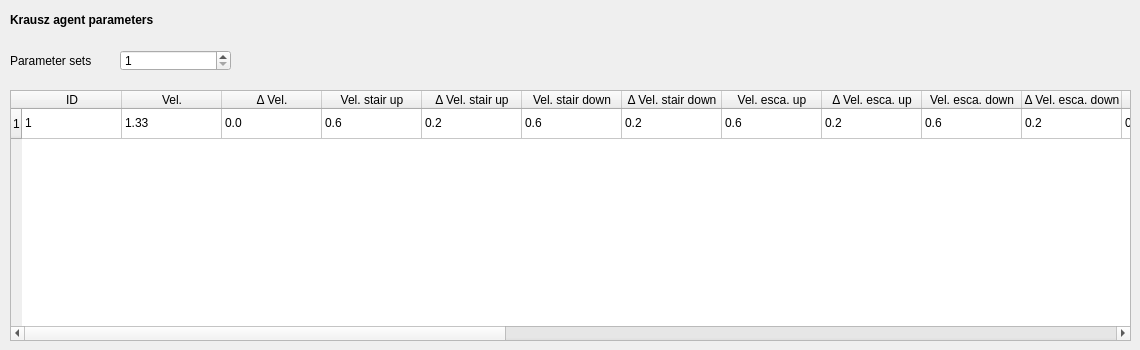
   <widget class="QWidget" name="tab_agents_krausz">
    <attribute name="title">
     <string>Agents Krausz</string>
    </attribute>
    <widget class="QTableWidget" name="tableWidget_agents_krausz_1">
     <property name="geometry">
      <rect>
       <x>10</x>
       <y>90</y>
       <width>1121</width>
       <height>251</height>
      </rect>
     </property>
     <row>
      <property name="text">
       <string>1</string>
      </property>
     </row>
     <column>
      <property name="text">
       <string>ID</string>
      </property>
     </column>
     <column>
      <property name="text">
       <string>Vel.</string>
      </property>
     </column>
     <column>
      <property name="text">
       <string>Δ Vel.</string>
      </property>
     </column>
     <column>
      <property name="text">
       <string>Vel. stair up</string>
      </property>
     </column>
     <column>
      <property name="text">
       <string>Δ Vel. stair up</string>
      </property>
     </column>
     <column>
      <property name="text">
       <string>Vel. stair down</string>
      </property>
     </column>
     <column>
      <property name="text">
       <string>Δ Vel. stair down</string>
      </property>
     </column>
     <column>
      <property name="text">
       <string>Vel. esca. up</string>
      </property>
     </column>
     <column>
      <property name="text">
       <string>Δ Vel. esca. up</string>
      </property>
     </column>
     <column>
      <property name="text">
       <string>Vel. esca. down</string>
      </property>
     </column>
     <column>
      <property name="text">
       <string>Δ Vel. esca. down</string>
      </property>
     </column>
     <column>
      <property name="text">
       <string>Max. b</string>
      </property>
     </column>
     <column>
      <property name="text">
       <string>Δ Max. b</string>
      </property>
     </column>
     <column>
      <property name="text">
       <string>Min. b</string>
      </property>
     </column>
     <column>
      <property name="text">
       <string>Δ Min. b</string>
      </property>
     </column>
     <column>
      <property name="text">
       <string>Min. a</string>
      </property>
     </column>
     <column>
      <property name="text">
       <string>Δ Min. a</string>
      </property>
     </column>
     <column>
      <property name="text">
       <string>Tau</string>
      </property>
     </column>
     <column>
      <property name="text">
       <string>Δ Tau</string>
      </property>
     </column>
     <column>
      <property name="text">
       <string>aTau</string>
      </property>
     </column>
     <column>
      <property name="text">
       <string>Δ aTau</string>
      </property>
     </column>
     <column>
      <property name="text">
       <string>Amp. A</string>
      </property>
     </column>
     <column>
      <property name="text">
       <string>Amp. B</string>
      </property>
     </column>
     <column>
      <property name="text">
       <string>Freq. A</string>
      </property>
     </column>
     <column>
      <property name="text">
       <string>Freq. B</string>
      </property>
     </column>
     <item row="0" column="0">
      <property name="text">
       <string>1</string>
      </property>
     </item>
     <item row="0" column="1">
      <property name="text">
       <string>1.33</string>
      </property>
     </item>
     <item row="0" column="2">
      <property name="text">
       <string>0.0</string>
      </property>
     </item>
     <item row="0" column="3">
      <property name="text">
       <string>0.6</string>
      </property>
     </item>
     <item row="0" column="4">
      <property name="text">
       <string>0.2</string>
      </property>
     </item>
     <item row="0" column="5">
      <property name="text">
       <string>0.6</string>
      </property>
     </item>
     <item row="0" column="6">
      <property name="text">
       <string>0.2</string>
      </property>
     </item>
     <item row="0" column="7">
      <property name="text">
       <string>0.6</string>
      </property>
     </item>
     <item row="0" column="8">
      <property name="text">
       <string>0.2</string>
      </property>
     </item>
     <item row="0" column="9">
      <property name="text">
       <string>0.6</string>
      </property>
     </item>
     <item row="0" column="10">
      <property name="text">
       <string>0.2</string>
      </property>
     </item>
     <item row="0" column="11">
      <property name="text">
       <string>0.0</string>
      </property>
     </item>
     <item row="0" column="12">
      <property name="text">
       <string>0.0</string>
      </property>
     </item>
     <item row="0" column="13">
      <property name="text">
       <string>0.2</string>
      </property>
     </item>
     <item row="0" column="14">
      <property name="text">
       <string>0.001</string>
      </property>
     </item>
     <item row="0" column="15">
      <property name="text">
       <string>0.18</string>
      </property>
     </item>
     <item row="0" column="16">
      <property name="text">
       <string>0.001</string>
      </property>
     </item>
     <item row="0" column="17">
      <property name="text">
       <string>0.5</string>
      </property>
     </item>
     <item row="0" column="18">
      <property name="text">
       <string>0.001</string>
      </property>
     </item>
     <item row="0" column="19">
      <property name="text">
       <string>0.5</string>
      </property>
     </item>
     <item row="0" column="20">
      <property name="text">
       <string>0.001</string>
      </property>
     </item>
     <item row="0" column="21">
      <property name="text">
       <string>-0.14</string>
      </property>
     </item>
     <item row="0" column="22">
      <property name="text">
       <string>0.21</string>
      </property>
     </item>
     <item row="0" column="23">
      <property name="text">
       <string>0.44</string>
      </property>
     </item>
     <item row="0" column="24">
      <property name="text">
       <string>0.25</string>
      </property>
     </item>
    </widget>
    <widget class="QLabel" name="label_agents_krausz_a">
     <property name="geometry">
      <rect>
       <x>10</x>
       <y>10</y>
       <width>211</width>
       <height>21</height>
      </rect>
     </property>
     <property name="text">
      <string>&lt;html&gt;&lt;head/&gt;&lt;body&gt;&lt;p&gt;&lt;span style=&quot; font-weight:600;&quot;&gt;Krausz agent parameters&lt;/span&gt;&lt;/p&gt;&lt;/body&gt;&lt;/html&gt;</string>
     </property>
    </widget>
    <widget class="QLabel" name="label_agents_krausz_1">
     <property name="geometry">
      <rect>
       <x>10</x>
       <y>50</y>
       <width>101</width>
       <height>21</height>
      </rect>
     </property>
     <property name="text">
      <string>Parameter sets</string>
     </property>
    </widget>
    <widget class="QSpinBox" name="spinBox_agents_krausz_1">
     <property name="geometry">
      <rect>
       <x>120</x>
       <y>50</y>
       <width>111</width>
       <height>21</height>
      </rect>
     </property>
     <property name="minimum">
      <number>1</number>
     </property>
    </widget>
   </widget>
